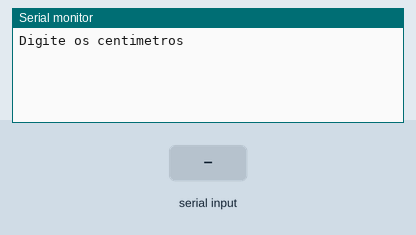
The sketch below on a simulated Arduino Uno, built with avr-gcc and run on an emulated ATmega328P. Parts: the last lines printed to the serial monitor. The inputs (shaded band) are chosen by the test bench.

Above: at 1.2 s.
1.3 s: "90,45\n" received over Serial
At 2.2 s:
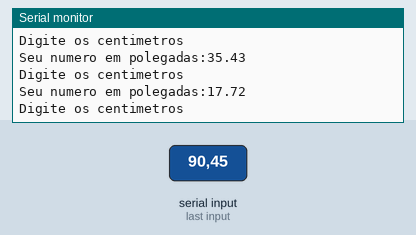
2.8 s: "30,150\n" received over Serial
At 5.1 s:
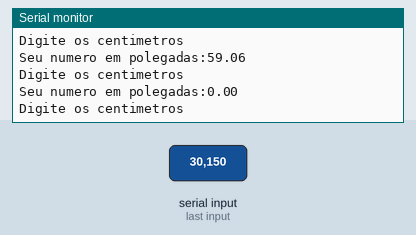
Timing chart, 0 to 6.6 s (numbered marks = the images above; inputs shaded):
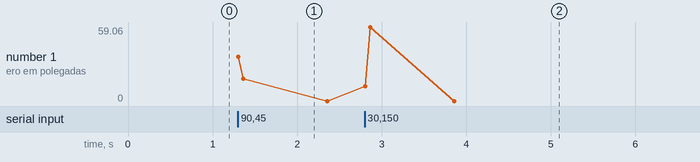

Measured:
- after the input at 1.3 s, the serial monitor: prints a new line at once (image 1)
- after the input at 2.8 s, the serial monitor: prints a new line at once (image 2)

The sketch:

lpmb_exerc_cio_51.ino
```cpp
/*
Faça um programa que receba a medida em centímetros e exiba esse
número em polegadas. OBS: Uma polegada equivale a 2.54
centímetros.
*/

//Declaração de variáveis
float centimetros;
float polegadas;

void setup()
{
  Serial.begin(9600);
}

void loop()
{
 //Entrada
  Serial.println ("Digite os centimetros");
    while( !Serial.available() );
  centimetros = Serial.parseFloat();

 //Processamento
  polegadas = centimetros / 2.54;

 //Saída
  Serial.println();
  Serial.println("Seu numero em polegadas:" + String (polegadas));
  Serial.println();

}
```
